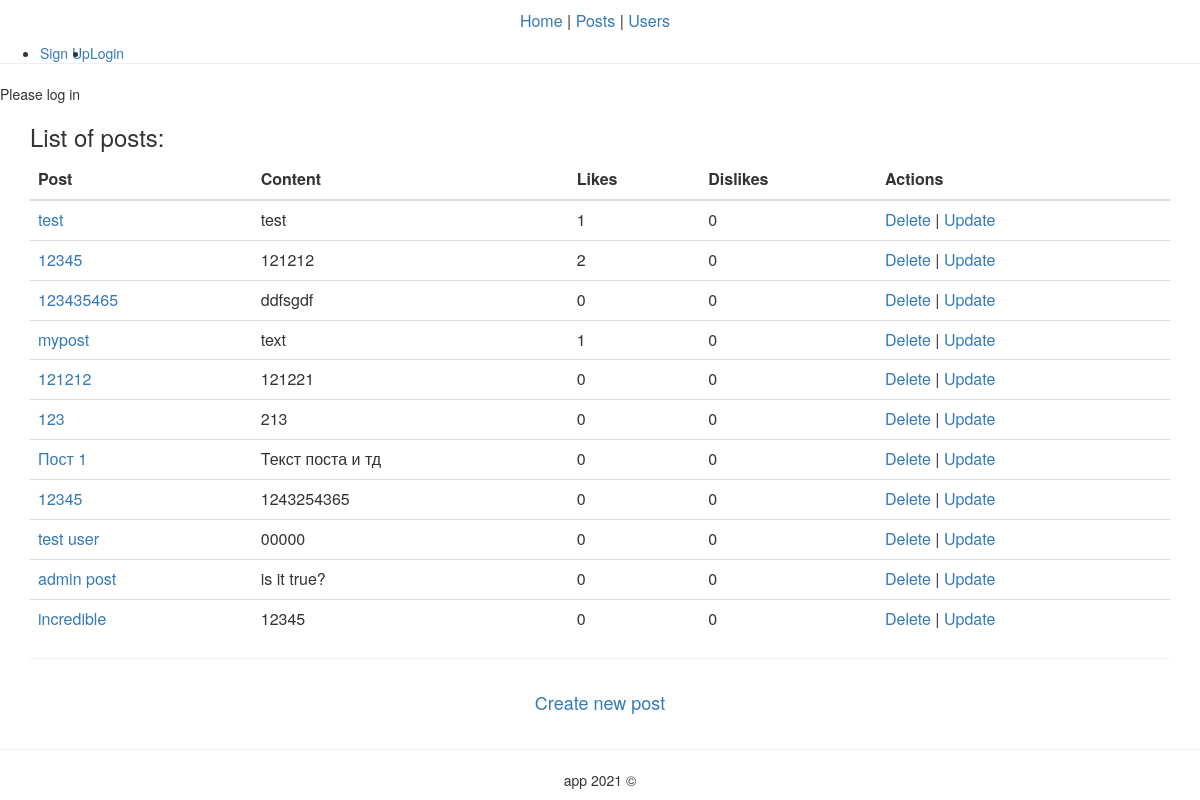
The app's page /posts/, older data.
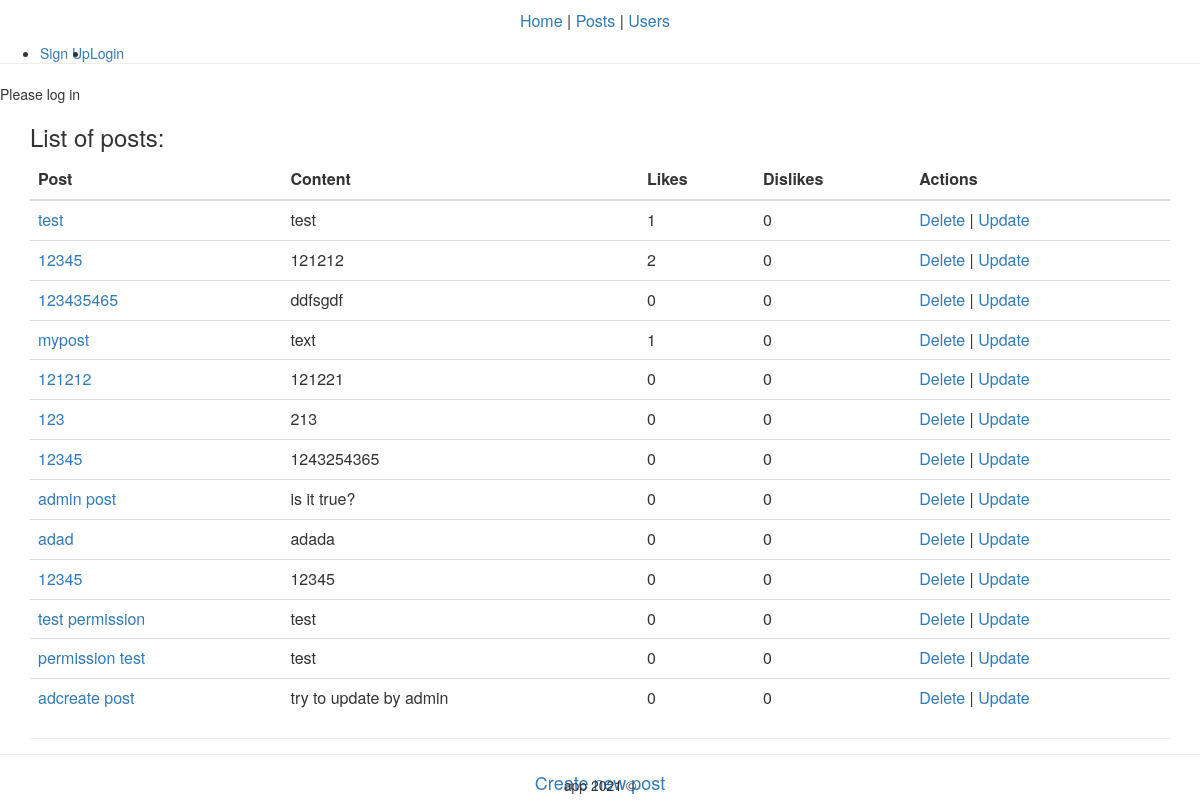
The same page, newer data.
### core/models.py (models this page shows, shortened)
class Base(models.Model):
    user = models.ForeignKey(User, null=True, blank=False, on_delete=models.CASCADE)
    created_at = models.DateTimeField(auto_now_add=True)
    updated_at = models.DateTimeField(auto_now=True)
    title = models.CharField(max_length=100, null=False, blank=False)
    content = models.TextField(null=False, blank=False)
    image = models.CharField(max_length=255, null=True, blank=True)
    slug = models.SlugField(null=True)
    class Meta:
        abstract = True

class Post(Base):
    title = models.CharField(max_length=100, null=False, blank=False)
    content = models.TextField(null=False, blank=False)
    image = models.CharField(max_length=255, null=True, blank=True)
    slug = models.SlugField(null=True)

### core/views.py (the view)
# urls.py: path("posts/", PostsView.as_view()),
class PostsView(TemplateView):
    template_name = 'core/posts.html'
    def get_context_data(self, **kwargs):
        posts = Post.objects.all()
        ctx = super().get_context_data(**kwargs)
        posts = Post.objects.all()
        ctx['results'] = [
            (
                p,
                p.like_set.filter(status=True).count(),
                p.like_set.filter(status=False).count()
            )
            for p in posts
        ]
        return ctx

### templates/core/posts.html
{% extends "base.html" %}
{% block container %}
<h3>List of posts:</h3>
<div>
    <table class="table">
        <thead>
        <tr>
            <th>Post</th>
            <th>Content</th>
            <th>Likes</th>
            <th>Dislikes</th>
            <th>Actions</th>
        </tr>
        </thead>
        <tbody>
        {% for post, likes, dislikes in results %}
        <tr>
            <td><a  href="{% url 'core:post_detail' slug=post.slug %}">
                {{ post.title }}
            </a></td>
            <td>{{ post.content|truncatechars:100 }}</td>
            <td>{{ likes }}</td>
            <td>{{ dislikes }}</td>
            <td><a href="{% url 'core:post_delete' slug=post.slug %}">Delete</a> |
                <a href="{% url 'core:post_update' slug=post.slug %}">Update</a>
            </td>
        </tr>
        {% endfor %}
        </tbody>
    </table>
</div>
<hr>
<a class="btn btn-secondary btn-lg btn-block" href="{% url 'core:post_create' %}" role="button">Create new post</a>
{% endblock container %}

Row changes from the older to the newer data that the page shows:
removed Post: title "Пост 1", content "Текст поста и тд", likes "0", dislikes "0"
removed Post: title "test user", content "00000", likes "0", dislikes "0"
removed Post: title "incredible", content "12345", likes "0", dislikes "0"
added Post: title "adad", content "adada", likes "0", dislikes "0"
added Post: title "12345", content "12345", likes "0", dislikes "0"
added Post: title "test permission", content "test", likes "0", dislikes "0"
added Post: title "permission test", content "test", likes "0", dislikes "0"
added Post: title "adcreate post", content "try to update by admin", likes "0", dislikes "0"
